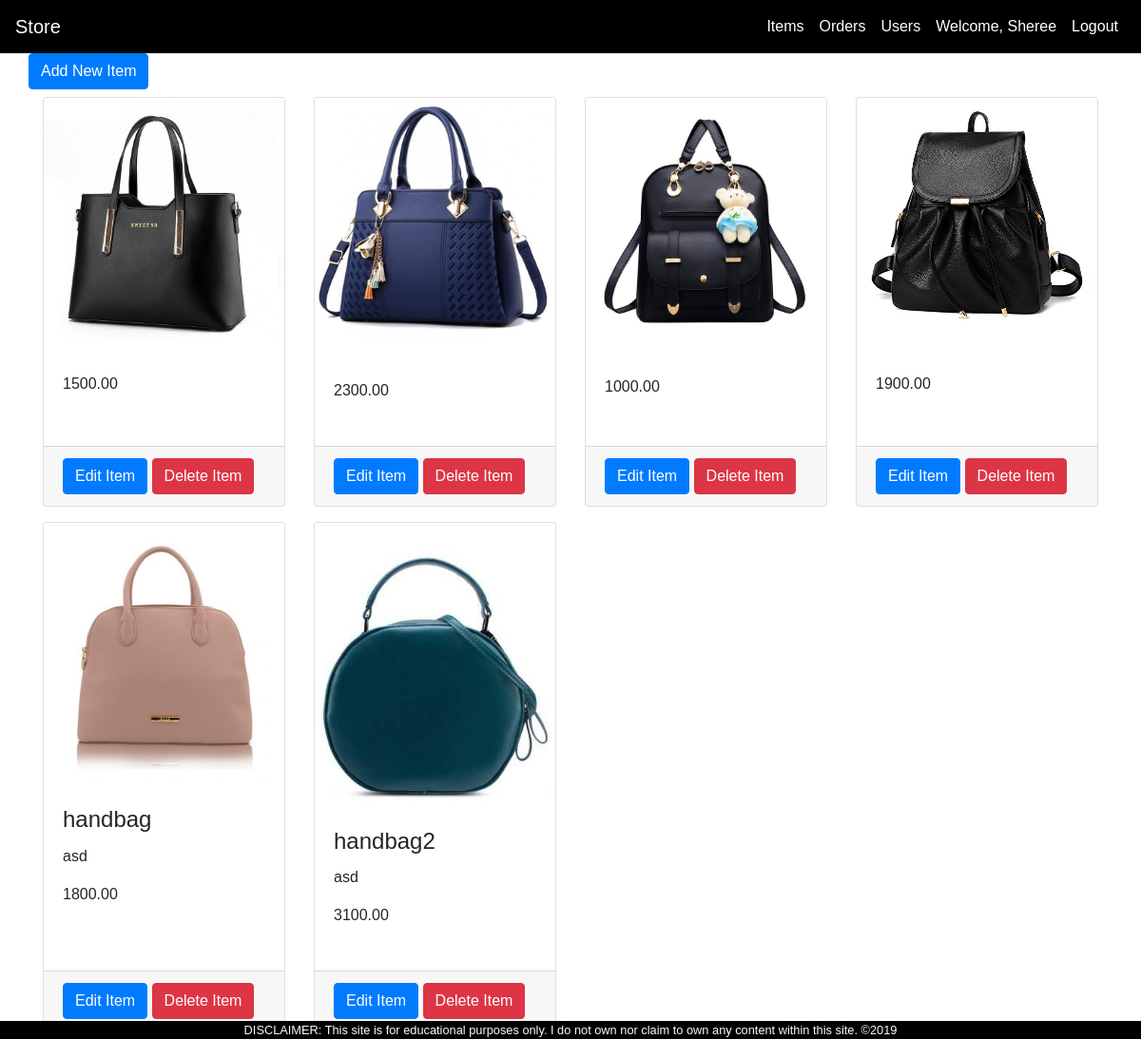
The page /app/views/items.php (signed in) on the database its author committed.
### tables this page shows
CREATE TABLE `items` (
  `id` int(11) NOT NULL,
  `name` varchar(255) NOT NULL,
  `description` varchar(255) NOT NULL,
  `price` decimal(18,2) NOT NULL,
  `image_path` varchar(255) DEFAULT NULL,
  `category_id` int(11) NOT NULL
);

### app/views/items.php (the view, shortened to what this page needs)
<?php require_once '../partials/template.php' ?>
<?php function get_page_content(){
	if(isset($_SESSION['user']) && $_SESSION['user']['roles_id']==1){
	global $conn;
	?>
	<div class="container">
		<div class="row">
			<a href="./new_item.php" class="btn btn-primary">Add New Item</a>
		</div>
		<?php
		$sql = "SELECT * FROM items";
		$items = mysqli_query($conn, $sql);
		echo "<div class='row'>";
		foreach($items as $item){
				?>
			<div class="col-sm-3 py-2">
				<div class="card h-100">
					<img src="<?php echo $item['image_path']; ?>" class="card-img-top">
						<div class="card-body">
							<h4 class="card-title"><?php echo $item['name']; ?></h4>
							<p class="card-text"><?php echo $item['description'];  ?></p>
							<p class="card-text"><?php echo $item['price']; ?></p>
						</div>
						<div class="card-footer">
							<a href="./edit_item.php?id=<?php echo $item['id']; ?>" class="btn btn-primary">Edit Item</a>
							<a href="../controllers/delete_item.php?id=<?php echo $item['id']; ?>" class="btn btn-danger">Delete Item</a>
						</div>
				</div>
			</div>
		<?php }; ?>
		</div>
	</div>
<?php }else{
	header ('location: ./error.php');
} ?>
<?php }; ?>

### app/assets/css/style.css (style rules this page uses)
* { margin: 0; padding: 0; box-sizing: border-box; font-family: 'Abel', sans-serif; scroll-behavior: smooth; }
.card { margin: 0 auto; float: none; margin-bottom: 10px; }

### rows shown on the page
items: image_path (picture), price "1500.00"
items: image_path (picture), price "2300.00"
items: image_path (picture), price "1000.00"
items: image_path (picture), price "1900.00"
items: image_path (picture), name "handbag", description "asd", price "1800.00"
items: image_path (picture), name "handbag2", description "asd", price "3100.00"

### other values the page prints
$_SESSION['user']['firstname'] "Sheree"
